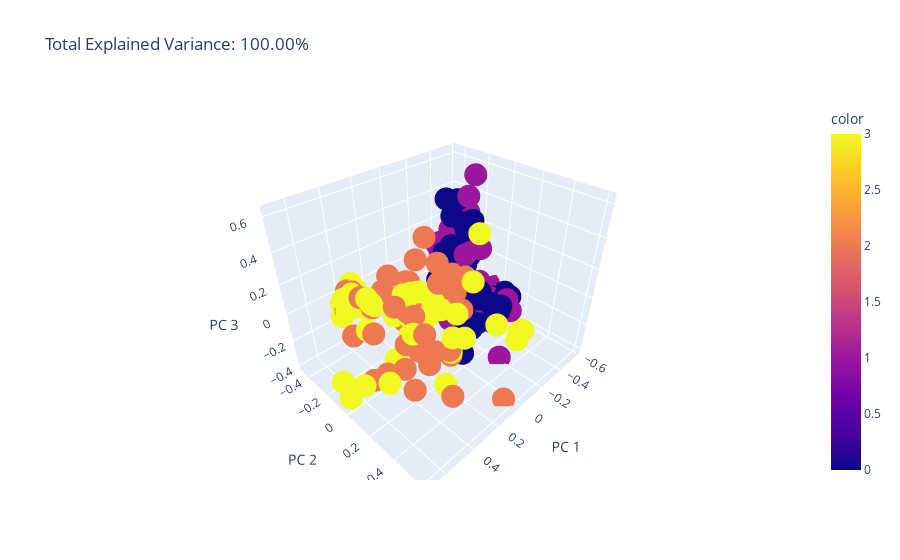

The cell this chart's notebook holds for it:
### Code cell
X = df1_scal[["age", "annual_income", "spending_score"]]

pca = PCA(n_components=3)
components = pca.fit_transform(X)

total_var = pca.explained_variance_ratio_.sum() * 100

fig = px.scatter_3d(
    components, x=0, y=1, z=2, color=df1_scal['clusterlabels'],
    title=f'Total Explained Variance: {total_var:.2f}%',
    labels={'0': 'PC 1', '1': 'PC 2', '2': 'PC 3'}
)
fig.show()

### Figure 1 — Plotly figure (JSON) as saved in the notebook; plotly's stock layout.template omitted (floating-point values rounded to 4 significant figures; data arrays with more than 128 entries replaced by an {"elided": "..."} marker saying what was removed)
{"data": [{"hovertemplate": "PC 1=%{x}<br>PC 2=%{y}<br>PC 3=%{z}<br>color=%{marker.color}<extra></extra>", "legendgroup": "", "marker": {"color": {"elided": "200 int values"}, "coloraxis": "coloraxis", "symbol": "circle"}, "mode": "markers", "name": "", "scene": "scene", "showlegend": false, "type": "scatter3d", "x": {"elided": "200 float values"}, "y": {"elided": "200 float values"}, "z": {"elided": "200 float values"}}], "layout": {"coloraxis": {"colorbar": {"title": {"text": "color"}}, "colorscale": [[0, "#0d0887"], [0.1111, "#46039f"], [0.2222, "#7201a8"], [0.3333, "#9c179e"], [0.4444, "#bd3786"], [0.5556, "#d8576b"], [0.6667, "#ed7953"], [0.7778, "#fb9f3a"], [0.8889, "#fdca26"], [1, "#f0f921"]]}, "legend": {"tracegroupgap": 0}, "scene": {"domain": {"x": [0, 1], "y": [0, 1]}, "xaxis": {"title": {"text": "PC 1"}}, "yaxis": {"title": {"text": "PC 2"}}, "zaxis": {"title": {"text": "PC 3"}}}, "title": {"text": "Total Explained Variance: 100.00%"}}}
